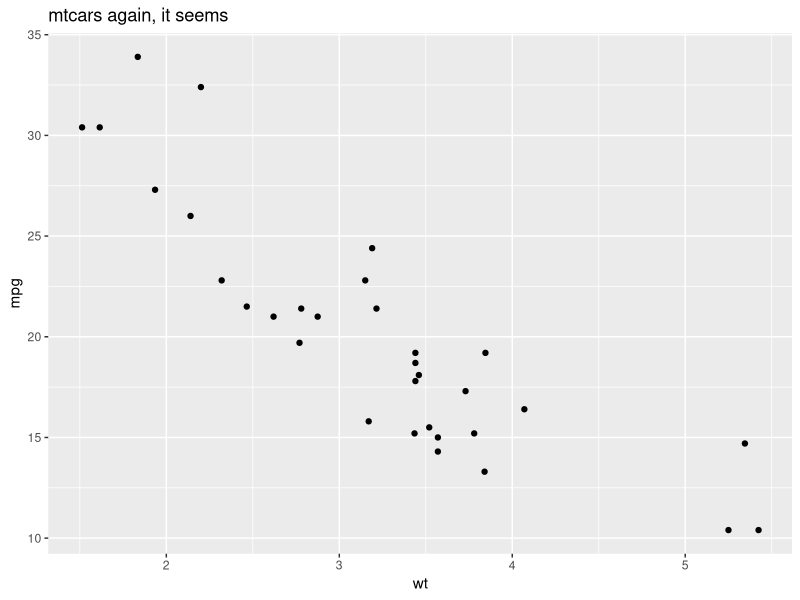

Write R code to recreate this figure.
## ---- chunk 1
knitr::opts_chunk$set(fig.retina=2)
## ---- chunk 2

library(tidyverse)
## ---- chunk 3
ggplot(mtcars, aes(wt, mpg)) +
  geom_point() +
  labs(title="mtcars again, it seems") 
